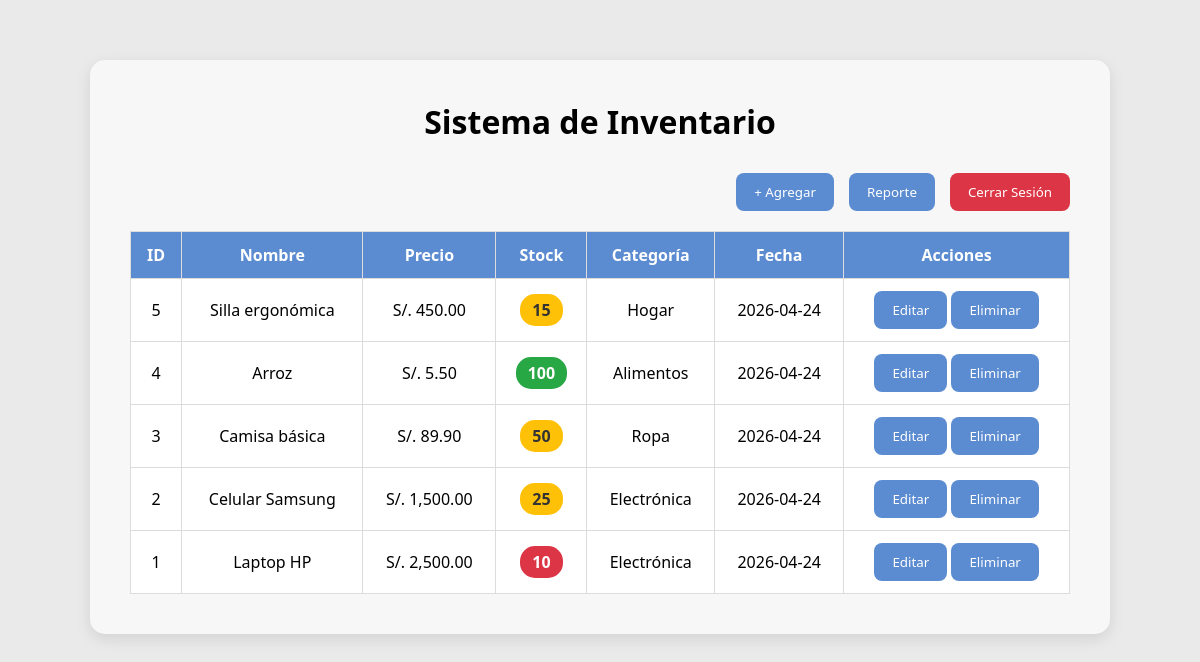
/index.php (signed in), run on the app's committed database.
### tables this page shows
CREATE TABLE IF NOT EXISTS productos (
    id INT AUTO_INCREMENT PRIMARY KEY,
    nombre VARCHAR(255) NOT NULL,
    precio DECIMAL(10,2) NOT NULL,
    stock INT NOT NULL,
    categoria_id INT DEFAULT NULL,
    fecha DATE NOT NULL DEFAULT (CURRENT_DATE),
    created_at TIMESTAMP DEFAULT CURRENT_TIMESTAMP,
    FOREIGN KEY (categoria_id) REFERENCES categorias(id) ON DELETE SET NULL
);

CREATE TABLE IF NOT EXISTS categorias (
    id INT AUTO_INCREMENT PRIMARY KEY,
    nombre VARCHAR(100) NOT NULL UNIQUE,
    created_at TIMESTAMP DEFAULT CURRENT_TIMESTAMP
);

### config/database.php (called while the page is built, shortened)
<?php
class Database {
    private $host = "sql301.infinityfree.com";
    private $db = "if0_XXXXXXXXX";
    private $user = "if0_XXXXXXXXX";
    private $pass = "XXXXXXXXXX";
    public $pdo;
    public function __construct() {
        try {
            $this->pdo = new PDO(
                "mysql:host=$this->host;dbname=$this->db;charset=utf8",
                $this->user,
                $this->pass
            );
            $this->pdo->setAttribute(PDO::ATTR_ERRMODE, PDO::ERRMODE_EXCEPTION);
        } catch (PDOException $e) {
            die("Error: " . $e->getMessage());
        }
    }
    public function select($table, $filters = [], $join = null) {
        $sql = "SELECT * FROM $table";
        if ($join) {
            $sql = "SELECT $table.*, $join.nombre AS categoria
                    FROM $table
                    LEFT JOIN $join ON $table.categoria_id = $join.id";
        }
        $params = [];
        $sql .= " ORDER BY id DESC";
        $stmt = $this->pdo->prepare($sql);
        $stmt->execute($params);
        return $stmt->fetchAll(PDO::FETCH_ASSOC);
    }
}
$db = new Database();

### index.php (the view, shortened to what this page needs)
<?php
include "config/database.php";
$productos = $db->select("productos", [], "categorias");
?>
<!DOCTYPE html>
<html lang="es">
<head>
    <link rel="stylesheet" href="css/styles.css">
</head>
<body>
<div class="container">
    <h1>Sistema de Inventario</h1>
    <div class="actions">
        <a href="agregar.php"><button class="btn">+ Agregar</button></a>
        <a href="reporte.php"><button class="btn">Reporte</button></a>
        <a href="logout.php"><button class="btn btn-logout">Cerrar Sesión</button></a>
    </div>
    <table>
        <thead>
            <tr>
                <th>ID</th><th>Nombre</th><th>Precio</th>
                <th>Stock</th><th>Categoría</th><th>Fecha</th><th>Acciones</th>
            </tr>
        </thead>
        <tbody>
        <?php if($productos): foreach($productos as $p):
            $stock = (int)$p['stock'];
            $stockClass = $stock >= 51 ? 'stock-green' : ($stock >= 11 ? 'stock-yellow' : 'stock-red');
        ?>
            <tr>
                <td><?= $p['id'] ?></td>
                <td><?= htmlspecialchars($p['nombre']) ?></td>
                <td>S/. <?= number_format($p['precio'], 2) ?></td>
                <td><span class="stock-indicator <?= $stockClass ?>"><?= $stock ?></span></td>
                <td><?= htmlspecialchars($p['categoria'] ?? 'Sin categoría') ?></td>
                <td><?= $p['fecha'] ?></td>
                <td>
                    <a href="editar.php?id=<?= $p['id'] ?>"><button class="btn">Editar</button></a>
                    <a href="eliminar.php?id=<?= $p['id'] ?>" onclick="return confirm('¿Eliminar?')"><button class="btn">Eliminar</button></a>
                </td>
            </tr>
        <?php endforeach; else: ?>
            <tr><td colspan="7">No hay productos</td></tr>
        <?php endif; ?>
        </tbody>
    </table>
</div>
</body>
</html>

### css/styles.css (style rules this page uses)
:root { --azul: #5b8bd0; --azul-hover: #4a76b8; --bg: #eaeaea; --card: #f7f7f7; --text: #333; --border: #dcdcdc; }
* { margin: 0; padding: 0; box-sizing: border-box; font-family: "Segoe UI", sans-serif; }
body { background: var(--bg); }
.container { width: 85%; margin: 60px auto; background: var(--card); padding: 40px; border-radius: 15px; box-shadow: 0 5px 15px rgba(0,0,0,0.1); }
h1 { text-align: center; margin-bottom: 30px; }
.btn { background: var(--azul); color: white; border: none; padding: 10px 18px; border-radius: 8px; cursor: pointer; }
.actions { display: flex; justify-content: flex-end; gap: 15px; margin-bottom: 20px; }
.btn-logout { background: #dc3545; }
table { width: 100%; border-collapse: collapse; }
thead { background: var(--azul); color: white; }
th, td { padding: 12px; text-align: center; border: 1px solid var(--border); }
tbody tr { background: white; }
.stock-indicator { display: inline-block; padding: 5px 12px; border-radius: 15px; font-weight: bold; color: white; }
.stock-green { background: #28a745; }
.stock-yellow { background: #ffc107; color: #333; }
.stock-red { background: #dc3545; }

### data on the page
productos: id "5", nombre "Silla ergonómica", precio "450.00", stock "15", categoria.nombre "Hogar", fecha "2026-04-24"
productos: id "4", nombre "Arroz", precio "5.50", stock "100", categoria.nombre "Alimentos", fecha "2026-04-24"
productos: id "3", nombre "Camisa básica", precio "89.90", stock "50", categoria.nombre "Ropa", fecha "2026-04-24"
productos: id "2", nombre "Celular Samsung", precio "1,500.00", stock "25", categoria.nombre "Electrónica", fecha "2026-04-24"
productos: id "1", nombre "Laptop HP", precio "2,500.00", stock "10", categoria.nombre "Electrónica", fecha "2026-04-24"
